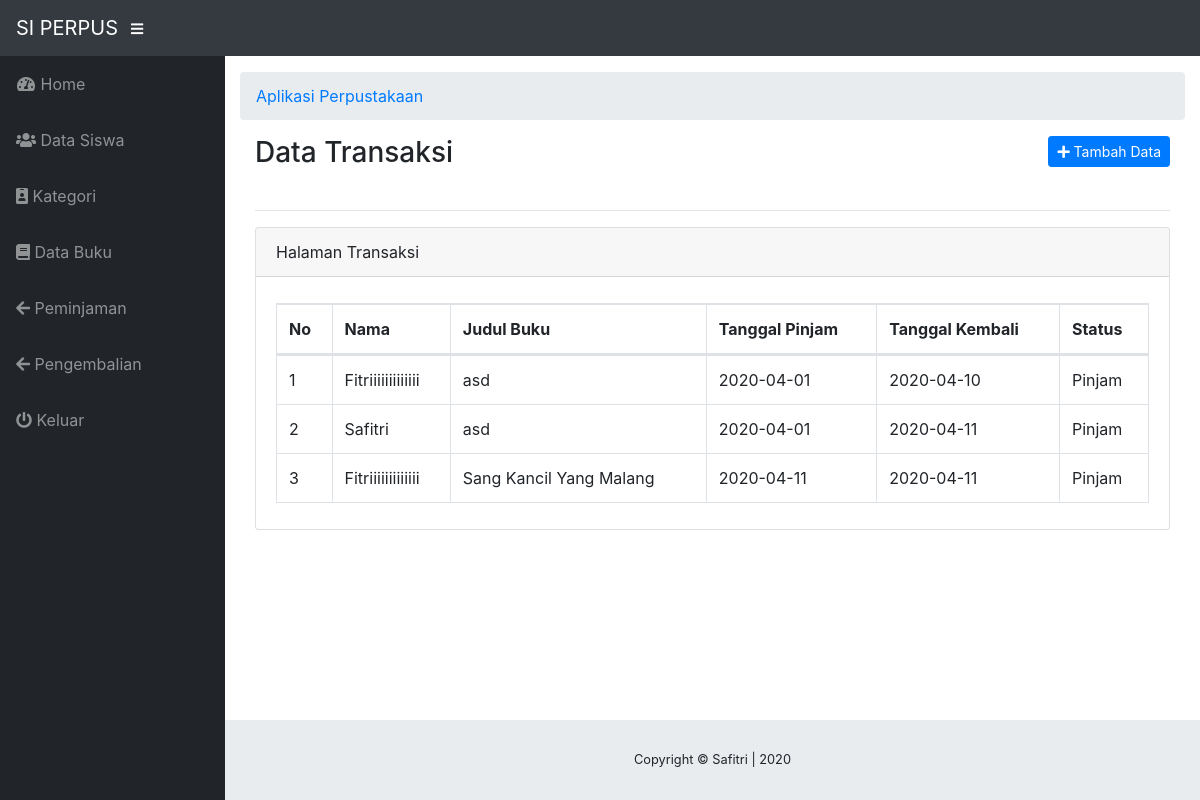
Screenshot of /index.php?menu=transaksi (signed in) with the database file from the repository.
### tables this page shows
CREATE TABLE `tb_transaksi` (
  `id_transaksi` int(10) NOT NULL,
  `id_kembali` int(10) NOT NULL,
  `id_siswa` int(10) NOT NULL,
  `id_buku` int(10) NOT NULL,
  `tgl_pinjam` date NOT NULL,
  `tgl_kembali` date NOT NULL,
  `status` varchar(100) NOT NULL
);

CREATE TABLE `tb_siswa` (
  `id_siswa` int(10) NOT NULL,
  `nisn` varchar(100) NOT NULL,
  `nama` varchar(100) NOT NULL,
  `kelas` varchar(100) NOT NULL,
  `alamat` varchar(100) NOT NULL,
  `telp` varchar(100) NOT NULL
);

CREATE TABLE `tb_buku` (
  `id_buku` int(10) NOT NULL,
  `kode_buku` varchar(50) NOT NULL,
  `judul_buku` varchar(100) NOT NULL,
  `stok` int(10) NOT NULL,
  `deskripsi` varchar(500) NOT NULL,
  `id_kategori` int(10) NOT NULL
);

### transaksi/transaksi.php (the view, shortened to what this page needs)
<?php
include 'koneksi.php';
?>
<div class="container-fluid">
  <link href="vendor/fontawesome-free/css/all.min.css" rel="stylesheet" type="text/css">
  <link href="vendor/datatables/dataTables.bootstrap4.css" rel="stylesheet">
<div class="clearfix">
	<h1 class="h3 mb-4 text-gray-800 float-left">Data Transaksi</h1>
	<a href="index.php?menu=tambah_transaksi" class="btn btn-primary btn-sm float-right"><i class="fas fa-plus"></i> Tambah Data</a>
</div>
<hr>
	<div class="card">
	<div class="card-header">Halaman Transaksi</div>
	<div class="card-body">
		<div class="row"><div class="col-sm-12"><table class="table table-bordered dataTable no-footer" id="dataTable" width="100%" cellspacing="0" role="grid" aria-describedby="dataTable_info" style="width: 100%;">
				<thead>
					<tr role="row">
						<th> No </th>
						<th> Nama </th>
						<th> Judul Buku  </th>
						<th> Tanggal Pinjam </th>
						<th> Tanggal Kembali </th>
						<th> Status </th>
					</tr>
				</thead>
				<tbody>
	<?php
			$data= mysqli_query($koneksi, "SELECT * FROM tb_transaksi JOIN tb_siswa ON
		tb_transaksi.id_siswa=tb_siswa.id_siswa JOIN tb_buku ON tb_transaksi.id_buku=tb_buku.id_buku WHERE status='Pinjam' ");
	$no = 1;
while ($a= mysqli_fetch_assoc($data)) : ?>
	<tr role="row" class="odd">
	<td class="sorting_1"><?= $no++ ?> </td>
	<td> <?= $a["nama"]; ?> </td>
	<td> <?= $a["judul_buku"]; ?> </td>
	<td> <?= $a["tgl_pinjam"]; ?> </td>
	<td> <?= $a["tgl_kembali"]; ?> </td>
	<td> <?= $a["status"]; ?> </td>
	</tr>
				</tbody>
			<?php endwhile; ?>
			</table>
		</div>
	</div>
</div>
</div>

### rows the page displays
tb_transaksi: id_siswa.nama "Fitriiiiiiiiiiiii", id_buku.judul_buku "asd", tgl_pinjam "2020-04-01", tgl_kembali "2020-04-10", status "Pinjam"
tb_transaksi: id_siswa.nama "Safitri", id_buku.judul_buku "asd", tgl_pinjam "2020-04-01", tgl_kembali "2020-04-11", status "Pinjam"
tb_transaksi: id_siswa.nama "Fitriiiiiiiiiiiii", id_buku.judul_buku "Sang Kancil Yang Malang", tgl_pinjam "2020-04-11", tgl_kembali "2020-04-11", status "Pinjam"
